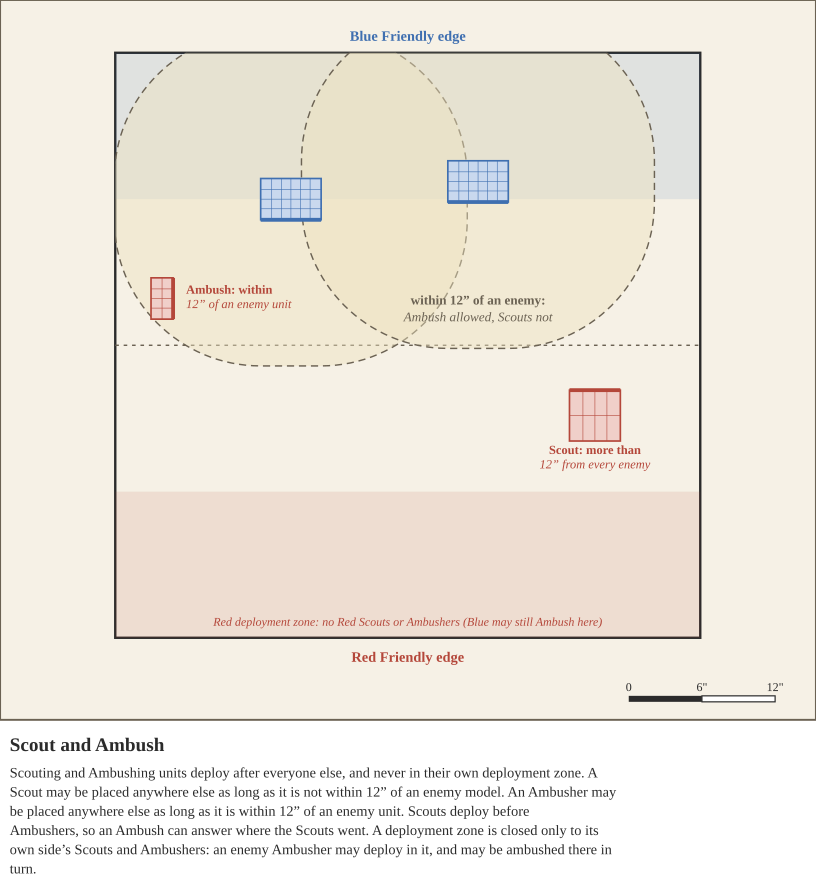

Here is the Python script that generated this plot:
from board import *
W, H = 340, 300
s = SVG(W, H, 'Scout and Ambush', [
    'Scouting and Ambushing units deploy after everyone else, and never in their own deployment zone. A Scout may be placed anywhere',
    'else as long as it is not within 12” of an enemy model. An Ambusher may be placed anywhere else as long as it is within 12” of an',
    'enemy unit. Scouts deploy before Ambushers, so an Ambush can answer where the Scouts went. A deployment zone is closed only to its',
    'own side’s Scouts and Ambushers: an enemy Ambusher may deploy in it, and may be ambushed there in turn.'])
s.panel(0, 0, W, H)
ox, oy = 48, 22; S = bx(BOARD); z = bx(12 * IN); r = bx(12 * IN)
board(s, ox, oy)
s.add(f'<rect x="{ox}" y="{oy}" width="{S:.1f}" height="{z:.1f}" fill="{C["blue"]}" fill-opacity="0.12"/>')
s.add(f'<rect x="{ox}" y="{oy + S - z:.1f}" width="{S:.1f}" height="{z:.1f}" fill="{C["red"]}" fill-opacity="0.12"/>')
s.text(ox + S / 2, oy + S - 5, 'Red deployment zone: no Red Scouts or Ambushers (Blue may still Ambush here)', 5, C['red'], italic=True)
s.add(f'<defs><clipPath id="cb"><rect x="{ox}" y="{oy}" width="{S:.1f}" height="{S:.1f}"/></clipPath></defs>')
blue = [(0.3, 0.25, 4, 6), (0.62, 0.22, 4, 6)]
for fx, fy, rk, fl in blue:
    x, y = ox + S * fx, oy + S * fy
    w, d = bx(fl * 20 + 2 * B), bx(rk * 20 + 2 * B)
    s.add(f'<rect x="{x - w/2 - r:.1f}" y="{y - d/2 - r:.1f}" width="{w + 2*r:.1f}" height="{d + 2*r:.1f}" rx="{r:.1f}" fill="{C["gold"]}" fill-opacity="0.45" stroke="{C["line"]}" stroke-width="0.6" stroke-dasharray="3 2" clip-path="url(#cb)"/>')
for fx, fy, rk, fl in blue:
    mini_tray(s, ox + S * fx, oy + S * fy, rk, fl, 180, 'blue')
s.text(ox + S * 0.62, oy + S * 0.43, 'within 12” of an enemy:', 5.5, C['line'], bold=True)
s.text(ox + S * 0.62, oy + S * 0.43 + 7, 'Ambush allowed, Scouts not', 5.5, C['line'], italic=True)
# red scout well clear of the 12" zone
sx, sy = ox + S * 0.82, oy + S * 0.62
mini_tray(s, sx, sy, 2, 4, 0, 'red', bw=25, bd=50)
s.text(sx, sy + 16, 'Scout: more than', 5.2, C['red'], bold=True); s.text(sx, sy + 22, '12” from every enemy', 5.2, C['red'], italic=True)
# red ambusher inside the zone, on a flank
ax, ay = ox + S * 0.08, oy + S * 0.42
mini_tray(s, ax, ay, 2, 4, 90, 'red')
s.text(ax + 10, ay - 2, 'Ambush: within', 5.2, C['red'], 'start', bold=True); s.text(ax + 10, ay + 4, '12” of an enemy unit', 5.2, C['red'], 'start', italic=True)
s.text(ox + S / 2, oy - 5, 'Blue Friendly edge', 6, C['blue'], bold=True)
s.text(ox + S / 2, oy + S + 10, 'Red Friendly edge', 6, C['red'], bold=True)
scalebar(s, W - 78, H - 10)
print(s.save('ambush_scout.svg'))
